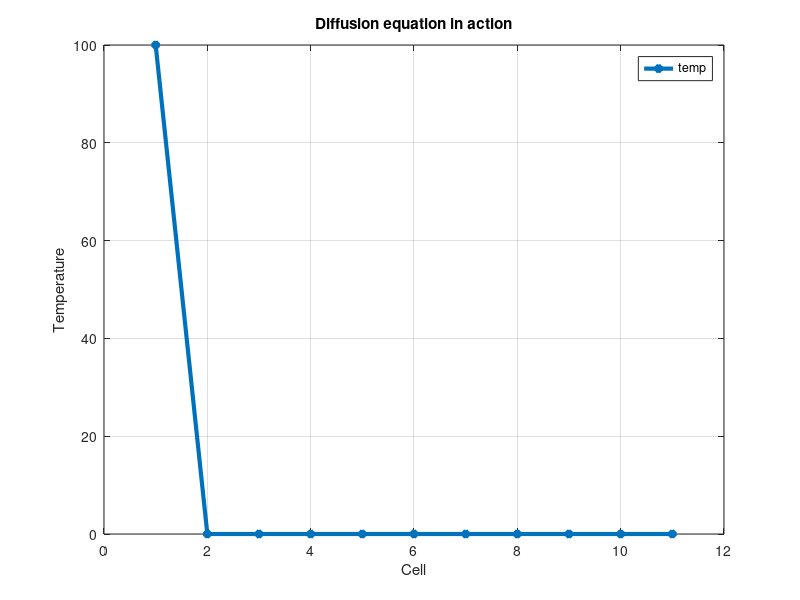

Write the MATLAB code that produced this figure. (Note: this script raises an error after producing the figure.)
tau = 0.005; % time step
h = 0.1; % x step
D = 1; % coeff
X = 1; % X
T = 10; % max T
n = X/h; % length horizontally // pixels horizontally - 1
m = T/tau; % length vertically // pixels vertically - 1
%A = imread('image2.gif');
A = ones(m+1,n+1);

for j=1:m+1
    A(j,1) = 100;
    A(j,n+1) = 0;
end

for i=1:n+1
    A(m+1,i) = 0;
end

k=1;
figure(1)
filename = 'example.gif';
for j=m+1:-1:2
       for i=2:n
           A(j-1,i) = (tau * D * ( (A(j,i+1) - 2 * A(j,i) + A(j,i-1)) / h^2)) + A(j,i);           
       end
       %imshow(A);
       plot(A(j-1,:),'','DisplayName','temp','Marker','*','LineWidth',3,'Color',[0 0.447058826684952 0.74117648601532]);
       xlabel('Cell');
       ylabel('Temperature');
       title('Diffusion equation in action');
       legend('temp');
       grid on;
%        F(k) = getframe;
%        k=k+1;
      drawnow
      frame = getframe(1);
      im = frame2im(frame);
      [imind,cm] = rgb2ind(im,256);
      if j == m+1;
          imwrite(imind,cm,filename,'gif', 'Loopcount',inf);
      else
          imwrite(imind,cm,filename,'gif','WriteMode','append');
      end
end
%movie(F)

%disp(A);
